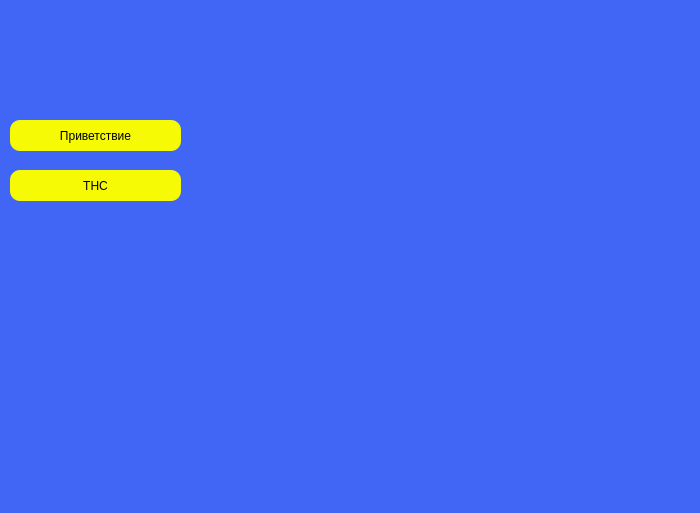
<?xml version="1.0" encoding="UTF-8"?>
<ui version="4.0">
 <class>MainWindow</class>
 <widget class="QMainWindow" name="MainWindow">
  <property name="geometry">
   <rect>
    <x>0</x>
    <y>0</y>
    <width>700</width>
    <height>513</height>
   </rect>
  </property>
  <property name="minimumSize">
   <size>
    <width>700</width>
    <height>513</height>
   </size>
  </property>
  <property name="maximumSize">
   <size>
    <width>700</width>
    <height>513</height>
   </size>
  </property>
  <property name="windowTitle">
   <string>MainWindow</string>
  </property>
  <property name="styleSheet">
   <string notr="true">QWidget{
background-color: rgb(65, 102, 245);
background-image: url(:/logos/karatau_logo_small___копия-removebg-preview.png)
}</string>
  </property>
  <widget class="QWidget" name="centralwidget">
   <property name="styleSheet">
    <string notr="true"/>
   </property>
   <widget class="QPushButton" name="privetstvieButton">
    <property name="geometry">
     <rect>
      <x>10</x>
      <y>120</y>
      <width>171</width>
      <height>31</height>
     </rect>
    </property>
    <property name="minimumSize">
     <size>
      <width>0</width>
      <height>30</height>
     </size>
    </property>
    <property name="maximumSize">
     <size>
      <width>16777198</width>
      <height>16777215</height>
     </size>
    </property>
    <property name="styleSheet">
     <string notr="true">QPushButton{
color: rgb(0, 0, 0);
background-color: rgb(246, 250, 5);
background-image: url(:/arrow right/images/Karatau yellow background.png);
border-style:outset;
border-radius:10px;
font: 100 14pt &quot;Arial&quot; ;
}
QPushButton:hover{
color:rgb(0, 0, 05);
background-color: rgb(245, 169, 17);
border-radius:5px;
}
QPushButton:pressed{
color:rgb(0, 0, 0);
background-color: rgb(255, 148, 164);
}</string>
    </property>
    <property name="text">
     <string>Приветствие</string>
    </property>
   </widget>
   <widget class="QPushButton" name="szhrButton">
    <property name="geometry">
     <rect>
      <x>10</x>
      <y>170</y>
      <width>171</width>
      <height>31</height>
     </rect>
    </property>
    <property name="minimumSize">
     <size>
      <width>0</width>
      <height>30</height>
     </size>
    </property>
    <property name="styleSheet">
     <string notr="true">QPushButton{
color: rgb(0, 0, 0);
background-color: rgb(246, 250, 5);
background-image: url(:/arrow right/images/Karatau yellow background.png);
border-style:outset;
border-radius:10px;
font: 100 14pt &quot;Arial&quot; ;
}
QPushButton:hover{
color:rgb(0, 0, 05);
background-color: rgb(245, 169, 17);
border-radius:5px;
}
QPushButton:pressed{
color:rgb(0, 0, 0);
background-color: rgb(255, 148, 164);
}</string>
    </property>
    <property name="text">
     <string>ТНС</string>
    </property>
   </widget>
   <widget class="QLabel" name="Logos">
    <property name="geometry">
     <rect>
      <x>10</x>
      <y>450</y>
      <width>101</width>
      <height>41</height>
     </rect>
    </property>
    <property name="styleSheet">
     <string notr="true">QLabel {url(:/logos/logos-2.png);}</string>
    </property>
    <property name="text">
     <string/>
    </property>
    <property name="pixmap">
     <pixmap resource="../logos.qrc">:/logos/logos-2.png</pixmap>
    </property>
    <property name="scaledContents">
     <bool>true</bool>
    </property>
   </widget>
   <widget class="QLabel" name="label">
    <property name="geometry">
     <rect>
      <x>190</x>
      <y>0</y>
      <width>511</width>
      <height>511</height>
     </rect>
    </property>
    <property name="styleSheet">
     <string notr="true">Background-image:url(:/MapsResize/images/MapsУмень/ТНС.jpg)</string>
    </property>
    <property name="text">
     <string/>
    </property>
    <property name="pixmap">
     <pixmap resource="../MapsResize.qrc">:/MapsResize/images/MapsУмень/ТНС.jpg</pixmap>
    </property>
    <property name="scaledContents">
     <bool>true</bool>
    </property>
   </widget>
  </widget>
  <action name="actionGlobalMap">
   <property name="text">
    <string>Глобальная</string>
   </property>
  </action>
  <action name="actionCPPR">
   <property name="text">
    <string>ЦППР</string>
   </property>
  </action>
  <action name="actionAP">
   <property name="text">
    <string>АП</string>
   </property>
  </action>
  <action name="actionGBK">
   <property name="text">
    <string>ГБК</string>
   </property>
  </action>
  <action name="actionPoligon">
   <property name="text">
    <string>Полигон</string>
   </property>
  </action>
  <action name="actionRaskomandirovka">
   <property name="text">
    <string>Раскомандировка</string>
   </property>
  </action>
  <action name="actionFKhLFirstFloor">
   <property name="text">
    <string>Первый этаж</string>
   </property>
  </action>
  <action name="actionFKhLSecondFloor">
   <property name="text">
    <string>Второй этаж</string>
   </property>
  </action>
  <action name="KIPiA">
   <property name="checkable">
    <bool>false</bool>
   </property>
   <property name="text">
    <string>КИПиА</string>
   </property>
  </action>
  <action name="SGE">
   <property name="text">
    <string>СГЭ</string>
   </property>
  </action>
  <action name="SGM">
   <property name="text">
    <string>СГМ</string>
   </property>
  </action>
  <action name="actionKaratauMap">
   <property name="text">
    <string>Каратау</string>
   </property>
  </action>
 </widget>
 <resources>
  <include location="../logos.qrc"/>
  <include location="../MainWindow.qrc"/>
  <include location="../MapsResize.qrc"/>
 </resources>
 <connections/>
</ui>
